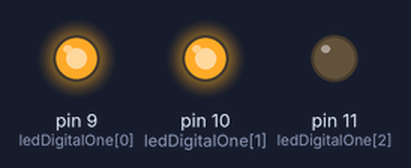
Bench run of a sketch on a simulated Arduino Uno, built with avr-gcc and run on an emulated ATmega328P. Parts: output pins drawn as LEDs (lit = HIGH).

Above: at 0.05 s.
At 1.85 s:
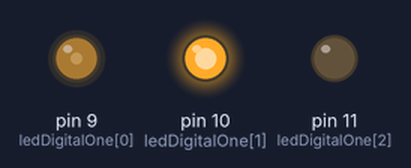
At 3.75 s:
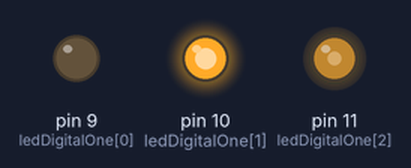
At 7.45 s:
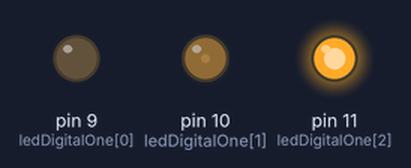
At 11.15 s:
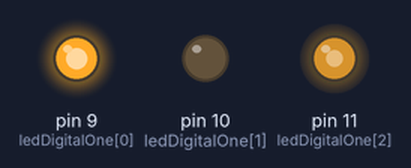
At 14.85 s:
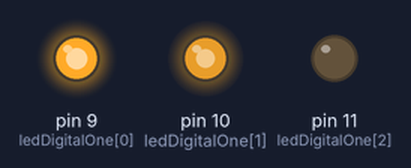
Timing chart, 0 to 20.0 s (numbered marks = the images above):
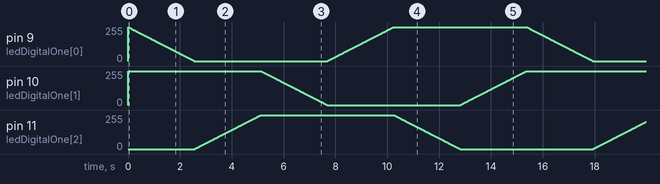

The sketch:

Color.ino
```cpp
#define DELAY 10

int ledDigitalOne[] = {9, 10, 11};

int r=0, g=0, b=255;
int dr=0, dg=0, db=0;

void setup(){
  for(int i = 0; i < 3; i++){
    pinMode(ledDigitalOne[i], OUTPUT);
  }
}

void loop(){
   fading();
   delay(DELAY);
}

void fading(){
  r = r + dr;
  g = g + dg;
  b = b + db;

  if(r<=0) { dr=0; }
  if(g<=0) { dg=0; }
  if(b<=0) { db=0; }

  if(r>=255) { dr=0; }
  if(g>=255) { dg=0; }
  if(b>=255) { db=0; }

  if(r >= 255 && b >= 255) db = -1;
  else if(r >= 255 && g >= 255) dr = -1;
  else if(g >= 255 && b >= 255) dg = -1;

  else if(r <= 0 && b <= 0) db = 1;
  else if(r <= 0 && g <= 0) dr = 1;
  else if(g <= 0 && b <= 0) dg = 1;

  byte tmp[] = {r, g, b};
  setColor(ledDigitalOne, tmp);
}

void setColor(int* led, const byte* color){
  for(int i = 0; i < 3; i++){
    analogWrite(led[i], 255 - color[i]);
  }
}
```
